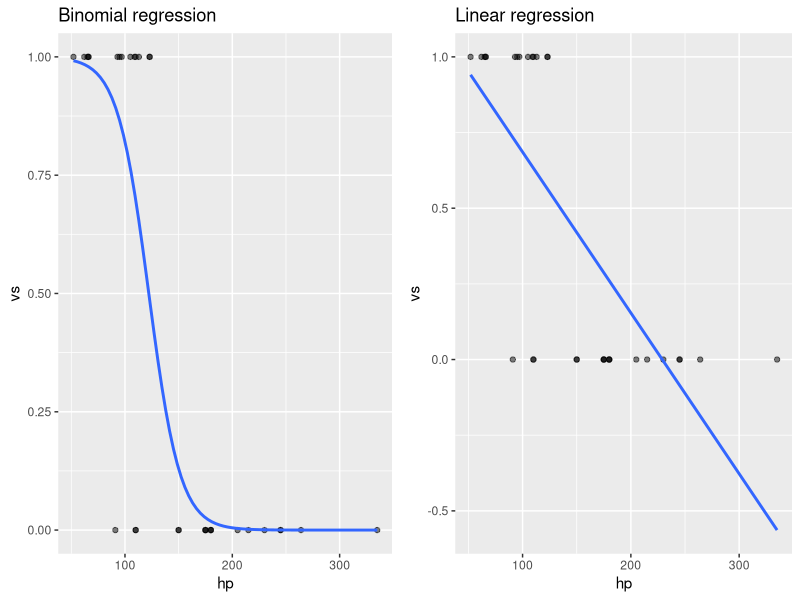
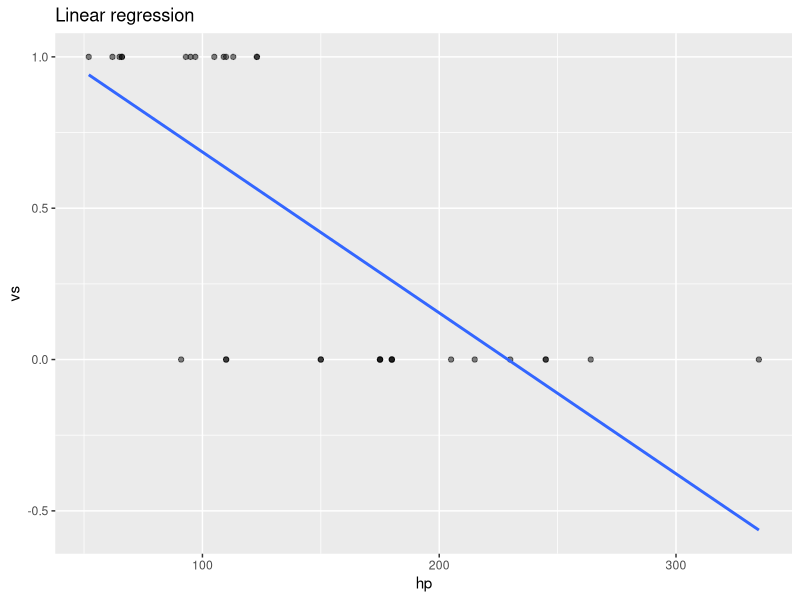

Here is the R script that generated these plots, in order:
data(mtcars)
library(ggplot2)
library(gridExtra)

p1 <- ggplot(mtcars, aes(x=hp, y=vs)) + 
  geom_point(alpha=.5) + ggtitle("Binomial regression") +
  stat_smooth(method="glm", se=F, method.args = list(family=binomial))
p2 <- ggplot(mtcars, aes(x=hp, y=vs)) + 
  geom_point(alpha=.5) +
  stat_smooth(method="lm", se=F) + ggtitle("Linear regression")

grid.arrange(p1, p2, ncol=2)
ggsave("../figures/linear-vs-logistic-example.pdf")
